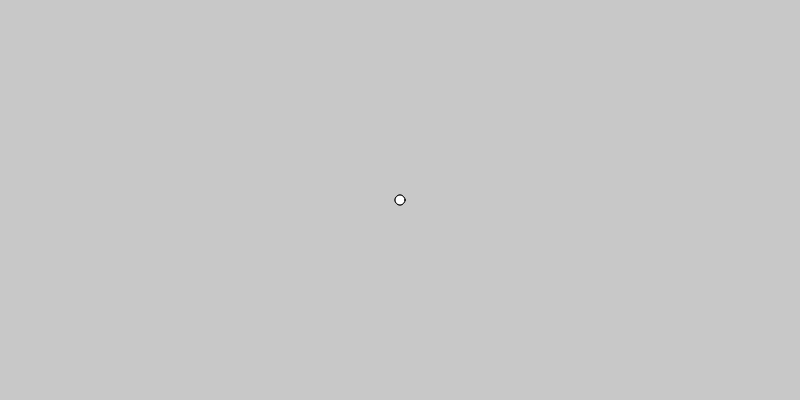
Frame 1 (no input)
Frame 60 (no input): identical to frame 1, image omitted
Frame 120 (the mouse pressed at the canvas centre since frame 60): identical to frame 1, image omitted

The p5.js sketch that drew this single still picture (run headless with seeded random() and noise() and a simulated clock; from frame 60 on, the mouse is pressed at the canvas centre):

// p5.js sketch
// ── sketch.js
// To Create a Variable use the keyword "VAR"

 //this declares to the computer a new piece of reserved memory
//this memeory is reference by the namespace "myFirstVar"

var myFirstVar;

// Assign a value to the Variable
// Said "myFirstVar *gets* 60"
myFirstVar = 70;
myFirstVar = myFirstVar - 60;





// A variable outside of
function setup() {

  createCanvas(800, 400);
  background(200);


  translate(400, 200);
  ellipse(0, 0, myFirstVar, myFirstVar);
  ellipse(0, 0, myFirstVar, myFirstVar);

}

function draw() {

}
